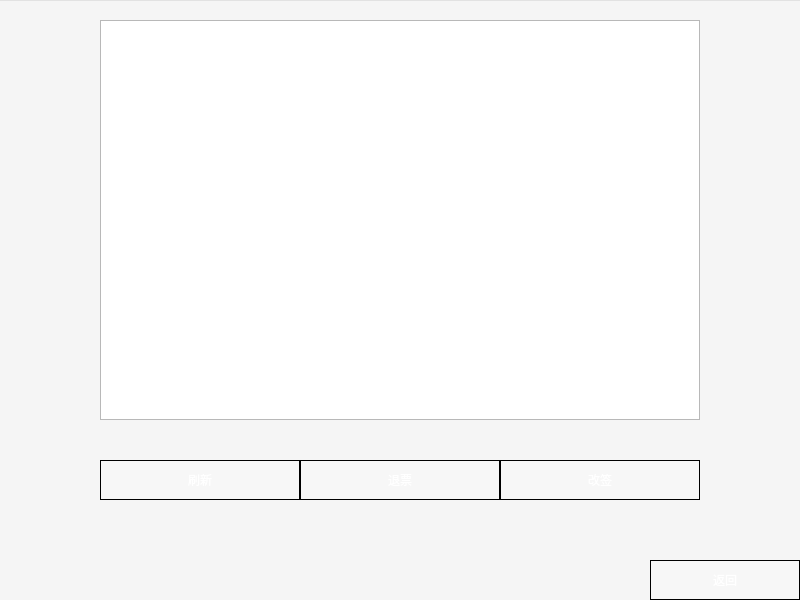
<?xml version="1.0" encoding="UTF-8"?>
<ui version="4.0">
 <class>Refund</class>
 <widget class="QWidget" name="Refund">
  <property name="geometry">
   <rect>
    <x>0</x>
    <y>0</y>
    <width>800</width>
    <height>600</height>
   </rect>
  </property>
  <property name="minimumSize">
   <size>
    <width>800</width>
    <height>600</height>
   </size>
  </property>
  <property name="maximumSize">
   <size>
    <width>800</width>
    <height>600</height>
   </size>
  </property>
  <property name="windowTitle">
   <string>个人订单</string>
  </property>
  <property name="windowIcon">
   <iconset resource="icon.qrc">
    <normaloff>:/new/prefix1/iconANDpic/plane.png</normaloff>:/new/prefix1/iconANDpic/plane.png</iconset>
  </property>
  <widget class="QPushButton" name="pushButton">
   <property name="geometry">
    <rect>
     <x>650</x>
     <y>560</y>
     <width>150</width>
     <height>40</height>
    </rect>
   </property>
   <property name="styleSheet">
    <string notr="true">QPushButton {
	font: 700 24pt &quot;微软雅黑&quot;;
	color: rgb(255, 255, 255);
border: 1px solid rgb(0, 0, 0);
background-color: rgba(255, 255, 255, 50);
}

QPushButton:hover {
font: 700 24pt &quot;微软雅黑&quot;;
    color: rgb(255, 255, 255);
border: 1px solid rgb(0, 0, 0);
background-color: rgba(255, 255, 255, 100);
 
}</string>
   </property>
   <property name="text">
    <string>返回</string>
   </property>
  </widget>
  <widget class="QTableView" name="orders">
   <property name="geometry">
    <rect>
     <x>100</x>
     <y>20</y>
     <width>600</width>
     <height>400</height>
    </rect>
   </property>
   <property name="font">
    <font>
     <family>微软雅黑</family>
     <pointsize>10</pointsize>
     <bold>true</bold>
    </font>
   </property>
   <attribute name="horizontalHeaderMinimumSectionSize">
    <number>199</number>
   </attribute>
   <attribute name="horizontalHeaderDefaultSectionSize">
    <number>199</number>
   </attribute>
  </widget>
  <widget class="QPushButton" name="Tickets">
   <property name="geometry">
    <rect>
     <x>100</x>
     <y>460</y>
     <width>200</width>
     <height>40</height>
    </rect>
   </property>
   <property name="styleSheet">
    <string notr="true">QPushButton {
	font: 700 24pt &quot;微软雅黑&quot;;
	color: rgb(255, 255, 255);
border: 1px solid rgb(0, 0, 0);
background-color: rgba(255, 255, 255, 50);
}

QPushButton:hover {
font: 700 24pt &quot;微软雅黑&quot;;
    color: rgb(255, 255, 255);
border: 1px solid rgb(0, 0, 0);
background-color: rgba(255, 255, 255, 100);
 
}</string>
   </property>
   <property name="text">
    <string>刷新</string>
   </property>
  </widget>
  <widget class="QPushButton" name="cancelButton">
   <property name="geometry">
    <rect>
     <x>300</x>
     <y>460</y>
     <width>200</width>
     <height>40</height>
    </rect>
   </property>
   <property name="styleSheet">
    <string notr="true">QPushButton {
	font: 700 24pt &quot;微软雅黑&quot;;
	color: rgb(255, 255, 255);
border: 1px solid rgb(0, 0, 0);
background-color: rgba(255, 255, 255, 50);
}

QPushButton:hover {
font: 700 24pt &quot;微软雅黑&quot;;
    color: rgb(255, 255, 255);
border: 1px solid rgb(0, 0, 0);
background-color: rgba(255, 255, 255, 100);
 
}</string>
   </property>
   <property name="text">
    <string>退票</string>
   </property>
  </widget>
  <widget class="QPushButton" name="changeButton">
   <property name="geometry">
    <rect>
     <x>500</x>
     <y>460</y>
     <width>200</width>
     <height>40</height>
    </rect>
   </property>
   <property name="styleSheet">
    <string notr="true">QPushButton {
	font: 700 24pt &quot;微软雅黑&quot;;
	color: rgb(255, 255, 255);
border: 1px solid rgb(0, 0, 0);
background-color: rgba(255, 255, 255, 50);
}

QPushButton:hover {
font: 700 24pt &quot;微软雅黑&quot;;
    color: rgb(255, 255, 255);
border: 1px solid rgb(0, 0, 0);
background-color: rgba(255, 255, 255, 100);
 
}</string>
   </property>
   <property name="text">
    <string>改签</string>
   </property>
  </widget>
  <widget class="QFrame" name="frame">
   <property name="geometry">
    <rect>
     <x>-1</x>
     <y>0</y>
     <width>802</width>
     <height>601</height>
    </rect>
   </property>
   <property name="styleSheet">
    <string notr="true">background-color: rgba(255, 255, 255, 100);
background-image: url(:/new/prefix2/iconANDpic/ordermanage.jpg);</string>
   </property>
   <property name="frameShape">
    <enum>QFrame::Shape::StyledPanel</enum>
   </property>
   <property name="frameShadow">
    <enum>QFrame::Shadow::Raised</enum>
   </property>
  </widget>
  <zorder>frame</zorder>
  <zorder>pushButton</zorder>
  <zorder>orders</zorder>
  <zorder>Tickets</zorder>
  <zorder>cancelButton</zorder>
  <zorder>changeButton</zorder>
 </widget>
 <resources>
  <include location="icon.qrc"/>
 </resources>
 <connections/>
</ui>
